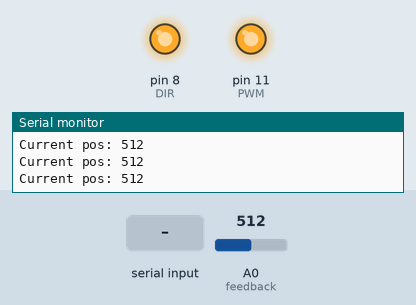
The sketch below on a simulated Arduino Uno, built with avr-gcc and run on an emulated ATmega328P. Shown: output pins drawn as LEDs (lit = HIGH), the last lines printed to the serial monitor. Inputs (shaded band) come from the test bench; at power-on: A0 (feedback) = 512.

Above: at 1.2 s.
1.3 s: A0 (feedback) set to 502
At 2.3 s:
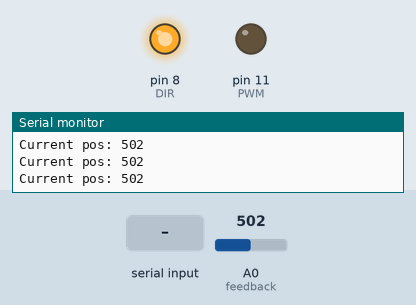
2.9 s: "90,45\n" received over Serial
At 4.1 s:
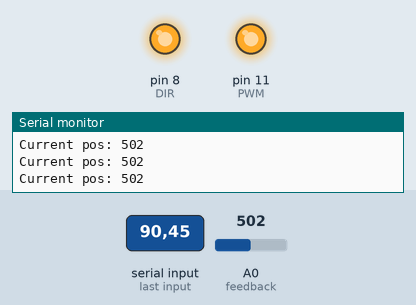
4.4 s: A0 (feedback) set to 110
7.4 s: A0 (feedback) set to 102
At 8.1 s:
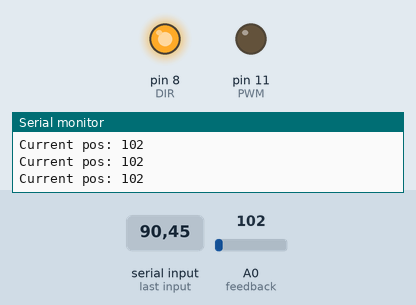
9.0 s: "200\n" received over Serial
At 9.8 s:
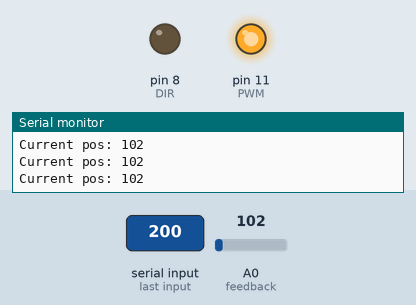
11.5 s: A0 (feedback) set to 0
At 12.6 s:
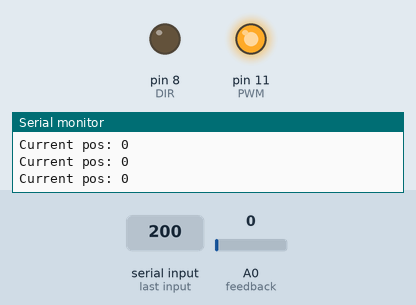
Timing chart, 0 to 14.0 s (numbered marks = the images above; inputs shaded):
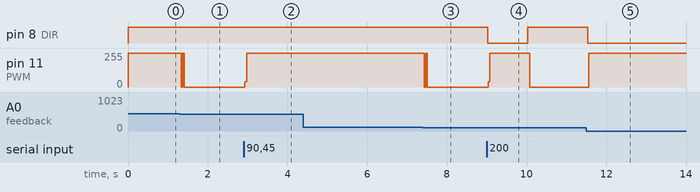

The sketch:

Linear_Actuator.ino
```cpp
int PWM = 11; // assigns pin 11 to variable pwm
int DIR = 8;

/*************************************
   Variables for prcessing position
 *************************************/
int feedback = A0;
volatile int pos = 500;
volatile int val;
String str;

int actMax = 900;
int actMin = 100;//positions of actuator

int currentPosition = 0;
int destination = 0;
int difference = 0;
int precision = 2;

void setup()  // setup loop
{
  // Initialize the serial link with processing
  Serial.begin(9600);

  // Pin declarations
  pinMode(feedback, INPUT);
  pinMode(PWM, OUTPUT);
  pinMode(DIR, OUTPUT);
}

void loop()
{
  // Read current position
  currentPosition = analogRead(feedback);
  Serial.print("Current pos: ");
  Serial.println(currentPosition);

  //Calculate how far we are away from setpoint
  difference = abs(pos - currentPosition);

  // Define limits
  if(pos > actMax) {
    pos = actMax;
  }
  else if(pos < actMin) {
    pos = actMin;
  }

  // Run linear actuator until position is reached
  if(currentPosition > pos) {
    digitalWrite(DIR, 1);
    analogWrite(PWM, 255);
  }
  if(currentPosition < pos) {
    digitalWrite(DIR, 0);
    analogWrite(PWM, 255);
  }
  if(difference <= precision) {
    analogWrite(PWM, 0);
  }
}

// Read serial for position
void serialEvent() {
//  str = Serial.readStringUntil(':');
  pos = Serial.parseInt();
//  if(str == "pos"){
//    pos = val;
//  }
}
```

Measured:
- the behaviour switches between 503 and 502 on A0 (feedback) (found by bisection; images 0 and 1)
- the behaviour switches between 103 and 102 on A0 (feedback) (found by bisection; images 2 and 3)
- after the input at 1.3 s, pin 11 (PWM): 255/255 → 0/255 at once
- after the input at 2.9 s, pin 11 (PWM): 0/255 → 255/255 at once
- after the input at 7.4 s, pin 11 (PWM): 255/255 → 0/255 at once
- after the input at 9.0 s, pin 8 (DIR): HIGH → LOW at once, → HIGH 1.0 s later; pin 11 (PWM): 0/255 → 255/255 at once, → 0/255 1.0 s later
- after the input at 11.5 s, pin 8 (DIR): HIGH → LOW at once; pin 11 (PWM): 0/255 → 255/255 after 0.05 s
